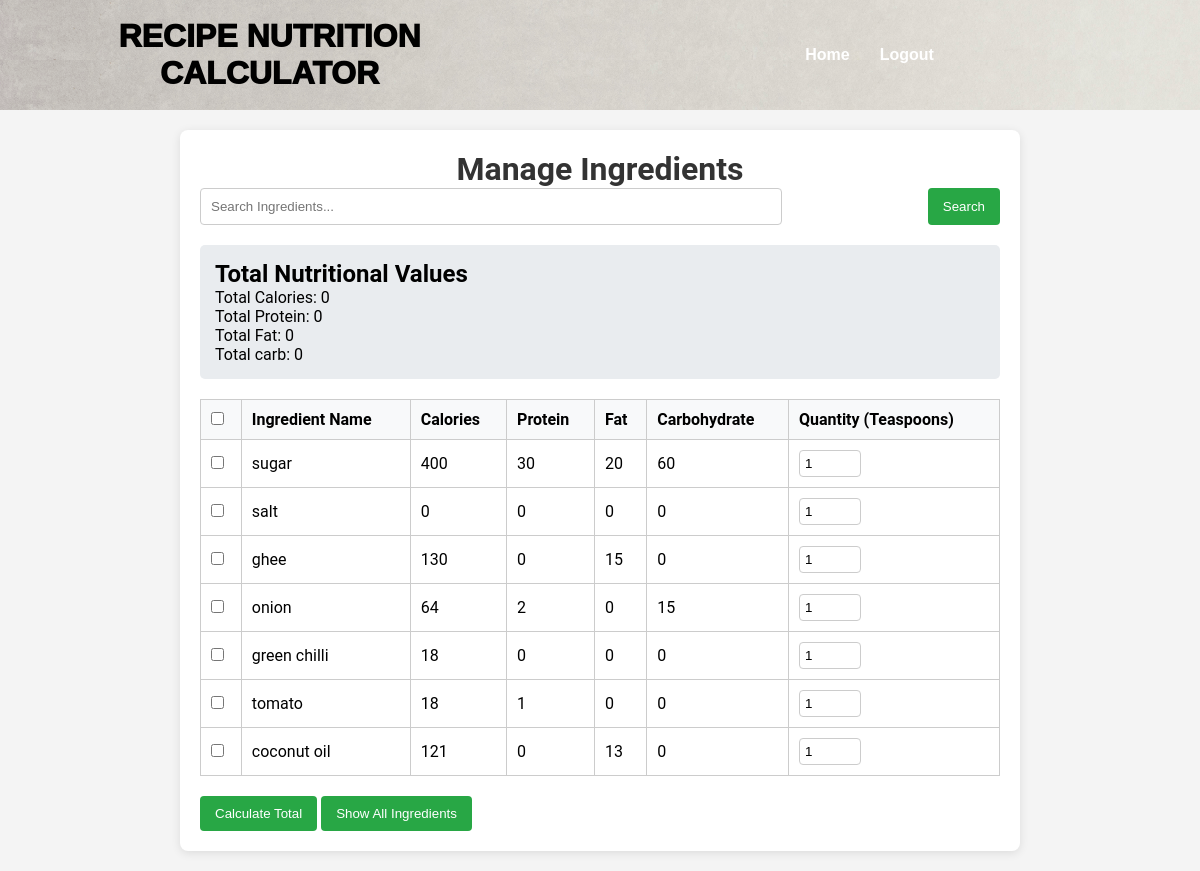
Before: /nutritioncalculator/user_ingrediant_manage.php with the older database file.
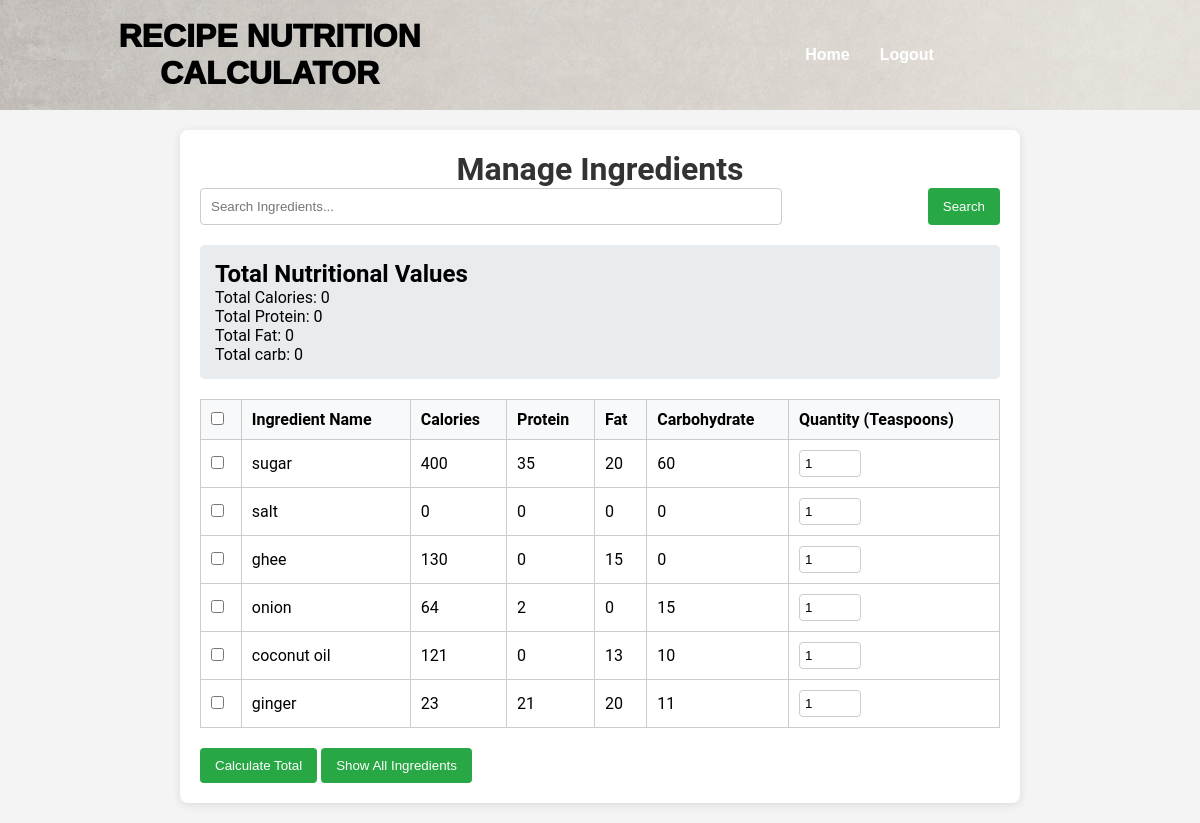
After: the same page with the newer database file.
### tables this page shows
CREATE TABLE `ingredient` (
  `ingid` int(11) NOT NULL,
  `ingname` varchar(30) NOT NULL,
  `calorie` int(30) NOT NULL,
  `protein` int(30) NOT NULL,
  `fat` int(30) NOT NULL,
  `vitamins` int(30) NOT NULL
);

### nutritioncalculator/user_ingrediant_manage.php (the view, shortened to what this page needs)
<!DOCTYPE html>
<html lang="en">
<head>
    <link rel="stylesheet" href="User.css">
    <link rel="stylesheet" href="ingredient_management.css">
</head>
<body>
    <nav class="nav1">
        <h1 class="head1">RECIPE NUTRITION CALCULATOR</h1>
        <div class="div1">
            <h4 class="head"><a class="a1" href="UserDashboard.html">Home</a></h4>
            <h4 class="head"><a class="a1" href="login.html">Logout</a></h4>
        </div>
    </nav>
    <div class="div2">
        <h1>Manage Ingredients</h1>
        <form method="GET" action="">
            <input type="text" id="search-bar" placeholder="Search Ingredients..." />
            <button type="button" id="search-button">Search</button>
        </form>
        <div id="totals" style="margin-top: 20px;">
            <h2>Total Nutritional Values</h2>
            <p>Total Calories: <span id="total-calories">0</span></p>
            <p>Total Protein: <span id="total-protein">0</span></p>
            <p>Total Fat: <span id="total-fat">0</span></p>
            <p>Total carb: <span id="total-vitamins">0</span></p>
        </div>
        <table id="ingredient-table">
            <thead>
                <tr>
                    <th><input type="checkbox" id="select-all"></th>
                    <th>Ingredient Name</th>
                    <th>Calories</th>
                    <th>Protein</th>
                    <th>Fat</th>
                    <th>Carbohydrate</th>
                    <th>Quantity (Teaspoons)</th>
                </tr>
            </thead>
            <tbody>
                <?php
                $conn = mysqli_connect("localhost", "root", "", "nutritioncalculator");
                $sql = "SELECT * FROM ingredient";
                $result = mysqli_query($conn, $sql);
                if ($result && mysqli_num_rows($result) > 0) {
                    while ($row = mysqli_fetch_assoc($result)) {
                        echo "<tr>";
                        echo "<td><input type='checkbox' name='ingredients[]' value='" . htmlspecialchars($row['ingid']) . "' class='ingredient-checkbox' data-calories='" . htmlspecialchars($row['calorie']) . "' data-protein='" . htmlspecialchars($row['protein']) . "' data-fat='" . htmlspecialchars($row['fat']) . "' data-vitamins='" . htmlspecialchars($row['vitamins']) . "'></td>";
                        echo "<td>" . htmlspecialchars($row['ingname']) . "</td>";
                        echo "<td>" . htmlspecialchars($row['calorie']) . "</td>";
                        echo "<td>" . htmlspecialchars($row['protein']) . "</td>";
                        echo "<td>" . htmlspecialchars($row['fat']) . "</td>";
                        echo "<td>" . htmlspecialchars($row['vitamins']) . "</td>";
                        echo "<td><input type='number' class='quantity-input' value='1' min='1'></td>";
                        echo "</tr>";
                    }
                } else {
                    echo "<tr><td colspan='7'>No ingredients found.</td></tr>";
                }
                ?>
            </tbody>
        </table>
        <button id="calculate-button">Calculate Total</button>
        <button id="show-ingredients-button">Show All Ingredients</button>
    </div>
</body>
</html>

### nutritioncalculator/User.css (style rules this page uses)
* { margin: 0; padding: 0; }
.nav1 { background-color: #F8EDE3; background-image: url(./assets/navimg.png); height: 80px; width: 100%; display: flex; justify-content: space-between; align-items: center; }
.div1 { display: flex; align-items: center; justify-content:space-evenly; width: 60%; }
.head { font-family: "Radio Canada Big", sans-serif; display: flex; font-optical-sizing: auto; font-weight: 600; font-style: normal; margin-right: 30px; color: black; }
.head1 { font-family: "Radio Canada Big", sans-serif; font-optical-sizing: auto; font-weight: 1000; font-style: bold; font-size: xx-large; color: black; align-items: center; justify-content:left; margin-left: 20px; }
.a1 { color: black; text-decoration: none; }

### nutritioncalculator/ingredient_management.css (style rules this page uses)
body { font-family: 'Roboto', sans-serif; background-color: #f4f4f4; margin: 0; padding: 0; }
.nav1 { background-color: #333; color: #fff; padding: 15px; text-align: center; }
.nav1 .head1 { margin: 0; }
.div1 { display: flex; justify-content: center; margin: 10px 0; }
.head { margin: 0 15px; }
.a1 { color: #fff; text-decoration: none; }
.div2 { max-width: 800px; margin: 20px auto; padding: 20px; background-color: #fff; border-radius: 8px; box-shadow: 0 2px 10px rgba(0, 0, 0, 0.1); }
h1 { text-align: center; color: #333; }
form { margin-bottom: 20px; display: flex; justify-content: space-between; }
input[type="text"] { padding: 10px; width: 70%; border: 1px solid #ccc; border-radius: 4px; }
button { padding: 10px 15px; background-color: #28a745; color: white; border: none; border-radius: 4px; cursor: pointer; }
#totals { margin: 20px 0; padding: 15px; background-color: #e9ecef; border-radius: 5px; }
table { width: 100%; border-collapse: collapse; margin-bottom: 20px; }
th, td { padding: 10px; border: 1px solid #ccc; text-align: left; }
th { background-color: #f8f9fa; }
input[type="number"] { width: 50px; padding: 5px; border: 1px solid #ccc; border-radius: 4px; }

Changed rows visible on the page:
removed ingredient: ingname "green chilli", calorie "18", protein "0", fat "0", vitamins "0"
removed ingredient: ingname "tomato", calorie "18", protein "1", fat "0", vitamins "0"
changed ingredient "sugar": protein "30" → "35"
changed ingredient "coconut oil": vitamins "0" → "10"
added ingredient: ingname "ginger", calorie "23", protein "21", fat "20", vitamins "11"
